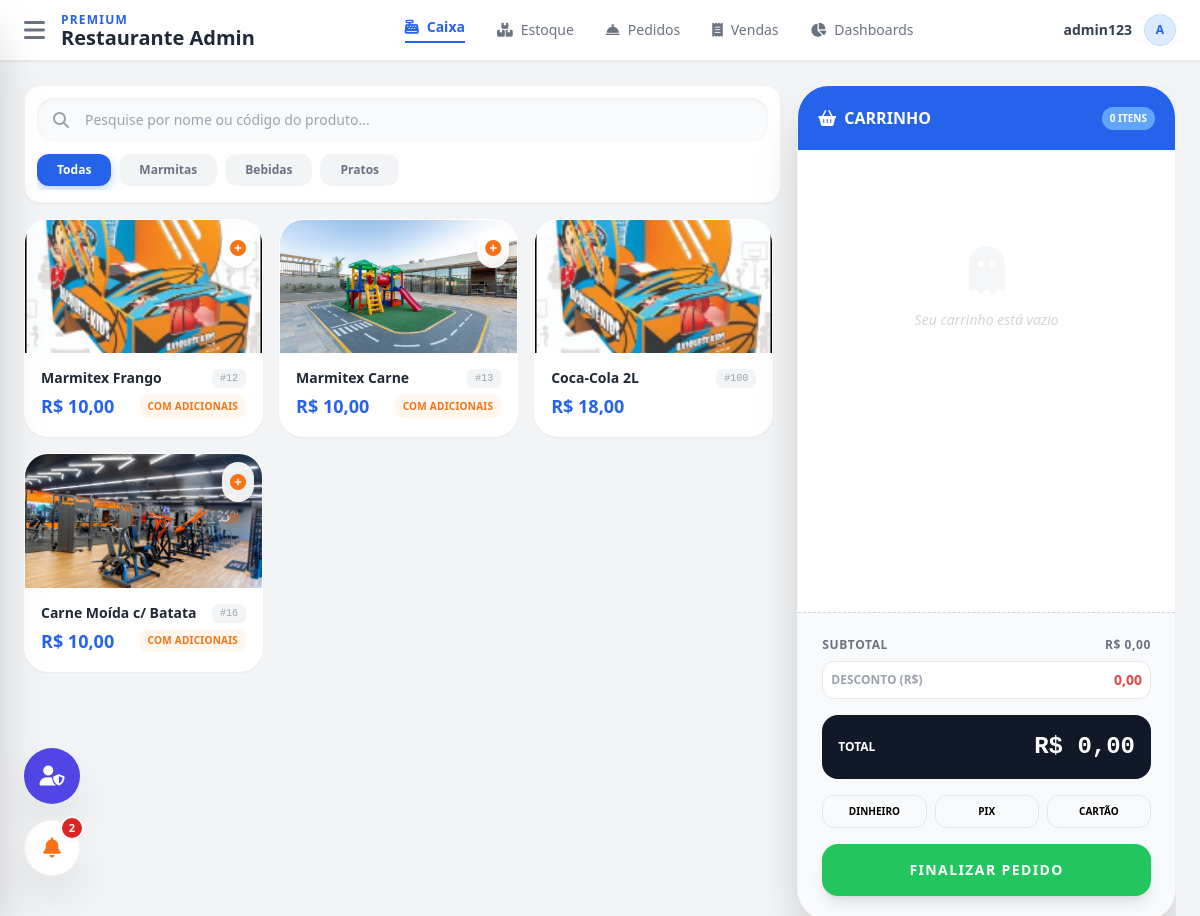
Screenshot of /caixa/ (signed in) with the database file from the repository.
### core/models.py (models this page shows, shortened)
class Prime(models.Model):
    ativo = models.BooleanField(default=True)
    criacao = models.DateTimeField(auto_now_add=True, null=True)
    atualizado = models.DateTimeField(auto_now=True, null=True)
    class Meta:
        abstract = True

class CategoriaProdutos(Prime):
    imagem_categoria = models.ImageField(upload_to='imagens_categorias/')
    nome_categoria = models.CharField(max_length=150)
    class Meta:
        verbose_name = "Categoria de Produto"
        verbose_name_plural = "Categorias de Produto"

class Produtos(Prime):
    nome_produto = models.CharField(max_length=180, null=False)
    image_produto = models.ImageField(upload_to='produtos/')
    codigo = models.IntegerField(default=0)
    preco = models.DecimalField(decimal_places=2, max_digits=9)
    categoria = models.ForeignKey(
        CategoriaProdutos,
        on_delete=models.CASCADE,
        related_name="produtos"
    )
    class Meta:
        verbose_name = "Produto"
        verbose_name_plural = "Produtos"

### core/views.py (the view, shortened to what this page needs)
# urls.py: path('caixa/', CaixaView.as_view(), name='caixa'),
class CaixaView(LoginRequiredMixin, View):
    login_url = "login"
    def get(self, request):
        produtos = Produtos.objects.select_related("categoria").prefetch_related("adicionais_disponiveis").all()
        categorias = CategoriaProdutos.objects.all()
        return render(request, 'caixa.html', {
            'produtos': produtos,
            'categorias': categorias,
        })

### core/context_processors.py (called while the page is built)
def global_context(request):
    count = Pedidos.objects.filter(total__gt=0).count() # Ajuste seu filtro aqui
    return {
        'pedidos_pendentes_count': count
    }

### core/templates/caixa.html (shortened to what this page needs)
{% extends 'base.html' %}
{% block content %}
<div class="flex flex-col lg:flex-row h-[calc(100vh-80px)] gap-4 overflow-hidden">
    <div class="lg:w-2/3 xl:w-3/4 flex flex-col h-full">
        <div class="bg-white p-3 rounded-2xl shadow-sm mb-4 border border-gray-100">
            <div class="relative mb-3">
                <i class="fas fa-search absolute left-4 top-3.5 text-gray-400"></i>
                <input id="searchUnificado" type="text" placeholder="Pesquise por nome ou código do produto..."
                    class="pl-12 w-full bg-gray-50 border-none rounded-2xl py-3 text-sm focus:ring-2 focus:ring-blue-500 shadow-inner"
                    onkeyup="filtrar()">
            </div>
            <div class="flex gap-2 overflow-x-auto pb-1 no-scrollbar">
                <button onclick="filtrarCategoria('all', this)" class="categoria-btn active px-5 py-2 rounded-xl text-xs font-bold whitespace-nowrap transition-all">
                    Todas
                </button>
                {% for categoria in categorias %}
                <button onclick="filtrarCategoria('{{ categoria.id }}', this)"
                    class="categoria-btn bg-gray-100 text-gray-500 px-5 py-2 rounded-xl text-xs font-bold whitespace-nowrap hover:bg-gray-200 transition-all">
                    {{ categoria.nome_categoria }}
                </button>
                {% endfor %}
            </div>
        </div>
        <div class="flex-1 overflow-y-auto pr-2 custom-scrollbar">
            <div id="produtosGrid" class="grid grid-cols-2 md:grid-cols-3 xl:grid-cols-4 gap-4">
                {% for produto in produtos %}
            <div class="produto-card bg-white rounded-3xl shadow-sm border border-transparent hover:border-blue-50 transition-all group overflow-hidden"
                data-name="{{ produto.nome_produto|lower }}"
                data-code="{{ produto.codigo }}"
                data-categoria="{{ produto.categoria.id }}">
                <div class="aspect-video bg-gray-50 flex items-center justify-center relative">
                    {% if produto.image_produto and produto.image_produto.name %}
                        <img src="{{ produto.image_produto.url }}" class="object-cover w-full h-full">
                    {% else %}
                        <i class="fas fa-box text-gray-200 text-3xl"></i>
                    {% endif %}
                    {% if produto.adicionais_disponiveis.exists %}
                        <button
                            onclick="event.stopPropagation(); abrirModalAdicionais(
                                '{{ produto.id }}',
                                '{{ produto.nome_produto|escapejs }}',
                                '{{ produto.preco|stringformat:'.2f' }}'
                            )"
                            class="absolute top-2 right-2 bg-white/90 backdrop-blur p-2 rounded-full shadow-md text-orange-500 hover:scale-110 transition-transform z-10">
                            <i class="fas fa-plus-circle"></i>
                        </button>
                    {% endif %}
                </div>
                <div class="p-4 cursor-pointer"
                    {% if produto.adicionais_disponiveis.exists %}
                        onclick="abrirModalAdicionais(
                            '{{ produto.id }}',
                            '{{ produto.nome_produto|escapejs }}',
                            '{{ produto.preco|stringformat:'.2f' }}'
                        )"
                    {% else %}
                        onclick="addProduto(
                            '{{ produto.id }}',
                            '{{ produto.nome_produto|escapejs }}',
                            '{{ produto.preco|stringformat:'.2f' }}'
                        )"
                    {% endif %}>
                    <div class="flex justify-between items-start mb-1">
                        <h3 class="text-sm font-bold text-gray-800 leading-tight">{{ produto.nome_produto }}</h3>
                        <span class="text-[10px] bg-gray-100 px-2 py-0.5 rounded-md text-gray-400 font-mono">#{{ produto.codigo }}</span>
                    </div>
                    <div class="flex items-center justify-between gap-2">
                        <span class="text-blue-600 font-black text-lg">R$ {{ produto.preco }}</span>
                        {% if produto.adicionais_disponiveis.exists %}
                            <span class="text-[10px] font-bold uppercase tracking-wide text-orange-500 bg-orange-50 px-2 py-1 rounded-lg">
                                com adicionais
                            </span>
                        {% endif %}
                    </div>
                </div>
            </div>
            {% endfor %}
            </div>
        </div>
    </div>
    <div class="lg:w-1/3 xl:w-1/4 flex flex-col h-full bg-white rounded-[2rem] shadow-2xl border border-gray-100 overflow-hidden">
        <div class="p-5 bg-blue-600 text-white flex justify-between items-center">
            <h2 class="font-bold flex items-center gap-2">
                <i class="fas fa-shopping-basket"></i> CARRINHO
            </h2>
            <span id="cartCount" class="bg-blue-400 text-[10px] px-2 py-1 rounded-full font-bold">0 ITENS</span>
        </div>
        <div id="carrinhoItens" class="flex-1 overflow-y-auto p-4 space-y-3 custom-scrollbar">
            <div class="text-center py-20 text-gray-300" id="emptyCart">
                <i class="fas fa-ghost text-5xl mb-4 opacity-20"></i>
                <p class="text-sm italic">Seu carrinho está vazio</p>
            </div>
        </div>
        <div class="p-6 bg-gray-50 border-t border-dashed border-gray-300 space-y-4">
            <div class="space-y-2">
                <div class="flex justify-between text-xs text-gray-500 font-bold uppercase tracking-wider">
                    <span>Subtotal</span>
                    <span id="subtotalValue">R$ 0,00</span>
                </div>
                <div class="flex justify-between items-center bg-white p-2 rounded-xl border border-gray-200">
                    <span class="text-xs text-gray-400 font-bold uppercase">Desconto (R$)</span>
                    <input type="text" id="inputDesconto" value="0,00"
                        class="w-24 text-right border-none p-0 text-sm font-black text-red-500 focus:ring-0"
                        oninput="mascaraMoeda(this)">
                </div>
            </div>
            <div class="flex justify-between items-center bg-gray-900 p-4 rounded-2xl text-white">
                <span class="text-xs font-bold">TOTAL</span>
                <span id="totalFinal" class="text-2xl font-black font-mono">R$ 0,00</span>
            </div>
            <div class="grid grid-cols-3 gap-2">
                <button onclick="setMetodo('dinheiro', this)" class="metodo-btn border rounded-xl py-2 text-[10px] font-black uppercase transition-all">Dinheiro</button>
                <button onclick="setMetodo('pix', this)" class="metodo-btn border rounded-xl py-2 text-[10px] font-black uppercase transition-all">PIX</button>
                <button onclick="setMetodo('cartao', this)" class="metodo-btn border rounded-xl py-2 text-[10px] font-black uppercase transition-all">Cartão</button>
            </div>
            <button onclick="finalizarVenda()"
                class="w-full bg-green-500 hover:bg-green-600 text-white font-black py-4 rounded-2xl shadow-lg active:scale-95 transition-all text-sm uppercase tracking-widest">
                Finalizar Pedido
            </button>
        </div>
    </div>
</div>
{% endblock %}

### core/templates/base.html (shortened to what this page needs)
<!DOCTYPE html>
<html lang="pt-br">
<head>
    <script src="https://cdn.tailwindcss.com"></script>
    <link rel="stylesheet" href="https://cdnjs.cloudflare.com/ajax/libs/font-awesome/6.4.0/css/all.min.css">
</head>
<body class="bg-gray-100 font-sans" hx-boost="true">
<div class="fixed left-6 bottom-10 flex flex-col gap-4 z-50">
    {% if user.is_staff %}
    <div class="relative group">
        <a href="/admin"
           target="_blank"
           class="flex items-center justify-center w-14 h-14 bg-indigo-600 text-white rounded-full shadow-2xl hover:bg-indigo-700 hover:scale-110 transition-all duration-300">
            <i class="fas fa-user-shield text-xl"></i>
        </a>
    </div>
    {% endif %}
    <div class="relative group">
        <a href="{% url 'pedidos' %}"
           class="flex items-center justify-center w-14 h-14 bg-white text-orange-500 rounded-full shadow-2xl hover:bg-orange-50 hover:scale-110 transition-all duration-300 border border-gray-100 {% if pedidos_pendentes_count > 0 %}pulse-notify{% endif %}">
            <i class="fas fa-bell text-xl"></i>
        </a>
        {% if pedidos_pendentes_count > 0 %}
        <span class="absolute -top-1 -right-1 flex h-6 w-6 items-center justify-center rounded-full bg-red-600 text-white text-[11px] font-black border-2 border-white shadow-sm">
            {{ pedidos_pendentes_count }}
        </span>
        {% endif %}
    </div>
</div>
<header class="bg-white shadow-sm border-b sticky top-0 z-40">
    <div class="flex items-center justify-between px-6 py-3">
        <div class="flex items-center gap-4">
            <button onclick="toggleMenu()" class="text-gray-500 hover:text-gray-800 text-2xl transition-colors">
                <i class="fas fa-bars"></i>
            </button>
            <div class="flex flex-col">
                <span class="text-xs font-bold text-blue-600 uppercase tracking-widest">Premium</span>
                <h1 class="text-xl font-black text-gray-800 leading-none">Restaurante Admin</h1>
            </div>
        </div>
       <div class="hidden md:flex items-center gap-8 text-sm font-medium text-gray-500">
        {% with url_name=request.resolver_match.url_name %}
            <a href="{% url 'caixa' %}"
               class="flex items-center gap-2 transition-all {% if url_name == 'caixa' %}text-blue-600 font-black border-b-2 border-blue-600 pb-1{% else %}hover:text-blue-600{% endif %}">
                <i class="fas fa-cash-register"></i> Caixa
            </a>
            <a href="{% url 'estoque' %}"
               class="flex items-center gap-2 transition-all {% if url_name == 'estoque' %}text-blue-600 font-black border-b-2 border-blue-600 pb-1{% else %}hover:text-blue-600{% endif %}">
                <i class="fas fa-boxes"></i> Estoque
            </a>
            <a href="{% url 'pedidos' %}"
               class="flex items-center gap-2 transition-all {% if url_name == 'pedidos' %}text-blue-600 font-black border-b-2 border-blue-600 pb-1{% else %}hover:text-blue-600{% endif %}">
                <i class="fas fa-concierge-bell"></i> Pedidos
            </a>
            {% if user.is_staff %}
            <a href="{% url 'vendas' %}"
               class="flex items-center gap-2 transition-all {% if url_name == 'vendas' %}text-blue-600 font-black border-b-2 border-blue-600 pb-1{% else %}hover:text-blue-600{% endif %}">
                <i class="fas fa-receipt"></i> Vendas
            </a>
            <a href="{% url 'dashboards' %}"
               class="flex items-center gap-2 transition-all {% if url_name == 'dashboards' %}text-blue-600 font-black border-b-2 border-blue-600 pb-1{% else %}hover:text-blue-600{% endif %}">
                <i class="fas fa-chart-pie"></i> Dashboards
            </a>
            {% endif %}
        {% endwith %}
    </div>
        <div class="flex items-center gap-3">
            <span class="text-sm font-semibold text-gray-700">{{ user.username }}</span>
            <div class="w-8 h-8 bg-blue-100 text-blue-600 rounded-full flex items-center justify-center font-bold text-xs border border-blue-200">
                {{ user.username|slice:":1"|upper }}
            </div>
        </div>
    </div>
</header>
<main id="conteudo" class="p-6 transition-all">
    {% block content %}{% endblock %}
</main>
</body>
</html>

### core/templates/base.html (style rules this page uses)
.pulse-notify { animation: pulse-red 2s infinite; }

### core/templates/caixa.html (style rules this page uses)
.categoria-btn.active { background: #2563eb; color: white; box-shadow: 0 4px 12px rgba(37, 99, 235, 0.3); }

### rows the page displays
CategoriaProdutos: nome_categoria "Marmitas"
CategoriaProdutos: nome_categoria "Bebidas"
CategoriaProdutos: nome_categoria "Pratos"
Produtos: image_produto (picture), nome_produto "Marmitex Frango", codigo "12", preco "10,00", shows "COM ADICIONAIS"
Produtos: image_produto (picture), nome_produto "Marmitex Carne", codigo "13", preco "10,00", shows "COM ADICIONAIS"
Produtos: image_produto (picture), nome_produto "Coca-Cola 2L", codigo "100", preco "18,00"
Produtos: image_produto (picture), nome_produto "Carne Moída c/ Batata", codigo "16", preco "10,00", shows "COM ADICIONAIS"

### other values shown
{{ pedidos_pendentes_count }} "2"
{{ user.username }} "admin123"
{{ user.username|slice:":1"|upper }} "A"
